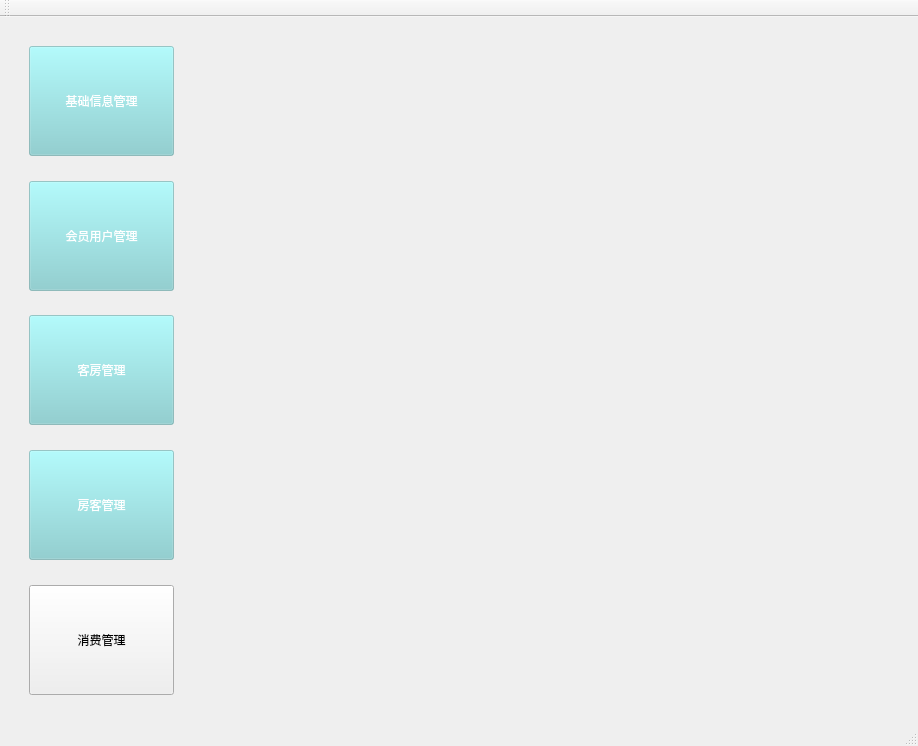
<?xml version="1.0" encoding="UTF-8"?>
<ui version="4.0">
 <class>MainWindow</class>
 <widget class="QMainWindow" name="MainWindow">
  <property name="geometry">
   <rect>
    <x>0</x>
    <y>0</y>
    <width>918</width>
    <height>746</height>
   </rect>
  </property>
  <property name="windowTitle">
   <string>MainWindow</string>
  </property>
  <property name="styleSheet">
   <string notr="true">#MainWindow{
border-image: url(:/未标题-2.jpg);
}
#MainWindow *{
border-image: url();
}</string>
  </property>
  <widget class="QWidget" name="centralWidget">
   <layout class="QGridLayout" name="gridLayout">
    <item row="0" column="2">
     <spacer name="verticalSpacer_4">
      <property name="orientation">
       <enum>Qt::Vertical</enum>
      </property>
      <property name="sizeType">
       <enum>QSizePolicy::Fixed</enum>
      </property>
      <property name="sizeHint" stdset="0">
       <size>
        <width>20</width>
        <height>18</height>
       </size>
      </property>
     </spacer>
    </item>
    <item row="1" column="0">
     <spacer name="horizontalSpacer_2">
      <property name="orientation">
       <enum>Qt::Horizontal</enum>
      </property>
      <property name="sizeType">
       <enum>QSizePolicy::Fixed</enum>
      </property>
      <property name="sizeHint" stdset="0">
       <size>
        <width>18</width>
        <height>20</height>
       </size>
      </property>
     </spacer>
    </item>
    <item row="1" column="1" colspan="2">
     <layout class="QVBoxLayout" name="verticalLayout">
      <item>
       <widget class="QPushButton" name="basicInformation_pB">
        <property name="minimumSize">
         <size>
          <width>139</width>
          <height>110</height>
         </size>
        </property>
        <property name="maximumSize">
         <size>
          <width>189</width>
          <height>110</height>
         </size>
        </property>
        <property name="font">
         <font>
          <family>微软雅黑</family>
         </font>
        </property>
        <property name="styleSheet">
         <string notr="true">QPushButton { background-color: rgba(129, 207, 209, 50%);  color: rgb(255, 255, 255); }</string>
        </property>
        <property name="text">
         <string>基础信息管理</string>
        </property>
       </widget>
      </item>
      <item>
       <spacer name="verticalSpacer">
        <property name="orientation">
         <enum>Qt::Vertical</enum>
        </property>
        <property name="sizeHint" stdset="0">
         <size>
          <width>20</width>
          <height>40</height>
         </size>
        </property>
       </spacer>
      </item>
      <item>
       <widget class="QPushButton" name="userManage_pB">
        <property name="minimumSize">
         <size>
          <width>139</width>
          <height>110</height>
         </size>
        </property>
        <property name="maximumSize">
         <size>
          <width>189</width>
          <height>110</height>
         </size>
        </property>
        <property name="font">
         <font>
          <family>微软雅黑</family>
         </font>
        </property>
        <property name="styleSheet">
         <string notr="true">QPushButton { background-color: rgba(129, 207, 209, 50%);  color: rgb(255, 255, 255); }</string>
        </property>
        <property name="text">
         <string>会员用户管理</string>
        </property>
       </widget>
      </item>
      <item>
       <spacer name="verticalSpacer_2">
        <property name="orientation">
         <enum>Qt::Vertical</enum>
        </property>
        <property name="sizeHint" stdset="0">
         <size>
          <width>20</width>
          <height>40</height>
         </size>
        </property>
       </spacer>
      </item>
      <item>
       <widget class="QPushButton" name="roomManage_pB">
        <property name="minimumSize">
         <size>
          <width>139</width>
          <height>110</height>
         </size>
        </property>
        <property name="maximumSize">
         <size>
          <width>189</width>
          <height>110</height>
         </size>
        </property>
        <property name="font">
         <font>
          <family>微软雅黑</family>
         </font>
        </property>
        <property name="styleSheet">
         <string notr="true">QPushButton { background-color: rgba(129, 207, 209, 50%);  color: rgb(255, 255, 255); }</string>
        </property>
        <property name="text">
         <string>客房管理</string>
        </property>
       </widget>
      </item>
      <item>
       <spacer name="verticalSpacer_3">
        <property name="orientation">
         <enum>Qt::Vertical</enum>
        </property>
        <property name="sizeHint" stdset="0">
         <size>
          <width>20</width>
          <height>40</height>
         </size>
        </property>
       </spacer>
      </item>
      <item>
       <widget class="QPushButton" name="tenantManage_pB">
        <property name="minimumSize">
         <size>
          <width>139</width>
          <height>110</height>
         </size>
        </property>
        <property name="maximumSize">
         <size>
          <width>189</width>
          <height>110</height>
         </size>
        </property>
        <property name="font">
         <font>
          <family>微软雅黑</family>
         </font>
        </property>
        <property name="styleSheet">
         <string notr="true">QPushButton { background-color: rgba(129, 207, 209, 50%);  color: rgb(255, 255, 255); }</string>
        </property>
        <property name="text">
         <string>房客管理</string>
        </property>
       </widget>
      </item>
      <item>
       <spacer name="verticalSpacer_6">
        <property name="orientation">
         <enum>Qt::Vertical</enum>
        </property>
        <property name="sizeHint" stdset="0">
         <size>
          <width>20</width>
          <height>40</height>
         </size>
        </property>
       </spacer>
      </item>
      <item>
       <widget class="QPushButton" name="pushButton">
        <property name="minimumSize">
         <size>
          <width>145</width>
          <height>110</height>
         </size>
        </property>
        <property name="maximumSize">
         <size>
          <width>189</width>
          <height>110</height>
         </size>
        </property>
        <property name="font">
         <font>
          <family>微软雅黑</family>
         </font>
        </property>
        <property name="text">
         <string>消费管理</string>
        </property>
       </widget>
      </item>
     </layout>
    </item>
    <item row="1" column="3">
     <spacer name="horizontalSpacer">
      <property name="orientation">
       <enum>Qt::Horizontal</enum>
      </property>
      <property name="sizeType">
       <enum>QSizePolicy::Expanding</enum>
      </property>
      <property name="sizeHint" stdset="0">
       <size>
        <width>554</width>
        <height>20</height>
       </size>
      </property>
     </spacer>
    </item>
    <item row="2" column="1">
     <spacer name="verticalSpacer_5">
      <property name="orientation">
       <enum>Qt::Vertical</enum>
      </property>
      <property name="sizeType">
       <enum>QSizePolicy::Fixed</enum>
      </property>
      <property name="sizeHint" stdset="0">
       <size>
        <width>20</width>
        <height>18</height>
       </size>
      </property>
     </spacer>
    </item>
   </layout>
  </widget>
  <widget class="QMenuBar" name="menuBar">
   <property name="geometry">
    <rect>
     <x>0</x>
     <y>0</y>
     <width>918</width>
     <height>26</height>
    </rect>
   </property>
  </widget>
  <widget class="QToolBar" name="mainToolBar">
   <attribute name="toolBarArea">
    <enum>TopToolBarArea</enum>
   </attribute>
   <attribute name="toolBarBreak">
    <bool>false</bool>
   </attribute>
  </widget>
  <widget class="QStatusBar" name="statusBar"/>
 </widget>
 <layoutdefault spacing="6" margin="11"/>
 <resources/>
 <connections/>
</ui>
